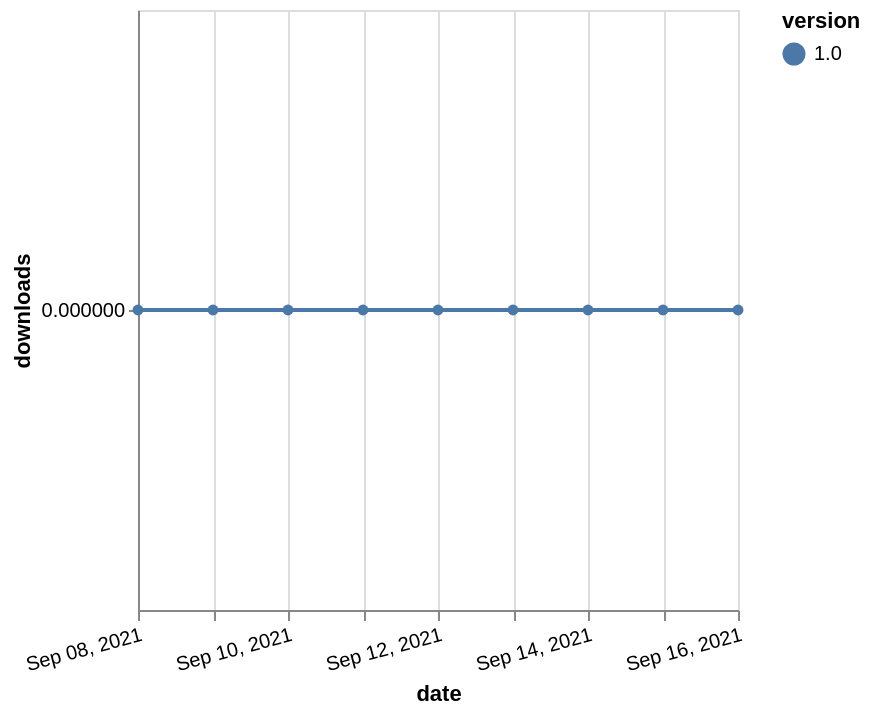

Describe this chart as a Vega-Lite specification.
### Vega-Lite specification from a JSON file in a GitHub repository (floating-point values rounded to 4 significant figures)
{"$schema": "https://vega.github.io/schema/vega-lite/v5.json", "description": "A simple bar chart with embedded data.", "data": {"values": [{"date": "2021-09-08", "total": 9, "delta": 0, "version": "1.0"}, {"date": "2021-09-09", "total": 11, "delta": 0, "version": "1.0"}, {"date": "2021-09-10", "total": 13, "delta": 0, "version": "1.0"}, {"date": "2021-09-11", "total": 14, "delta": 0, "version": "1.0"}, {"date": "2021-09-12", "total": 16, "delta": 0, "version": "1.0"}, {"date": "2021-09-13", "total": 18, "delta": 0, "version": "1.0"}, {"date": "2021-09-14", "total": 19, "delta": 0, "version": "1.0"}, {"date": "2021-09-15", "total": 20, "delta": 0, "version": "1.0"}, {"date": "2021-09-16", "total": 21, "delta": 0, "version": "1.0"}]}, "width": "container", "mark": {"type": "line", "point": {"filled": true}}, "encoding": {"x": {"field": "date", "type": "temporal", "timeUnit": "yearmonthdate", "title": "date", "axis": {"labelAngle": -15}}, "y": {"field": "delta", "type": "quantitative", "title": "downloads"}, "color": {"field": "version", "type": "nominal"}, "tooltip": {"field": "delta"}}}
